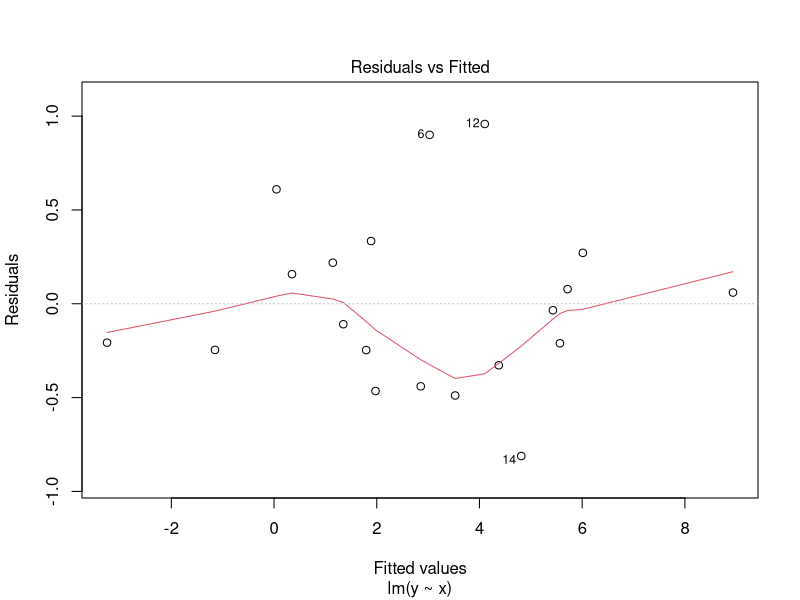
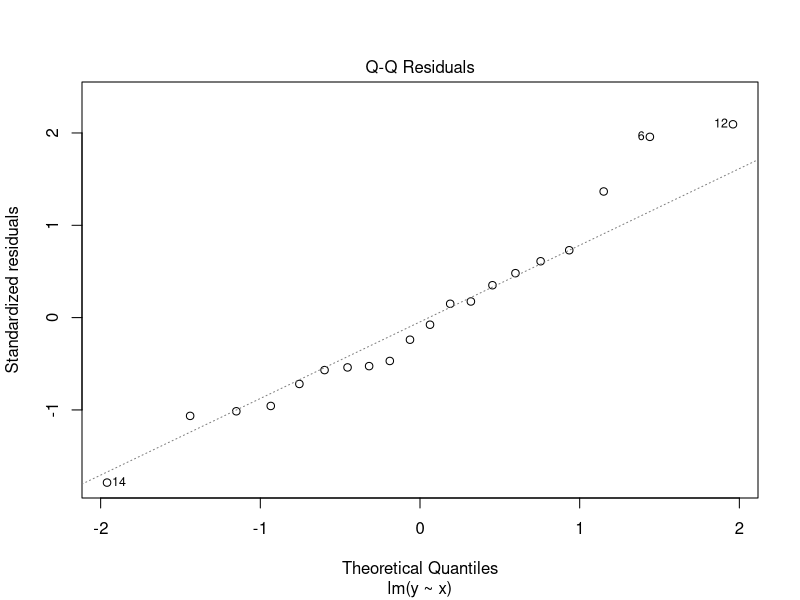
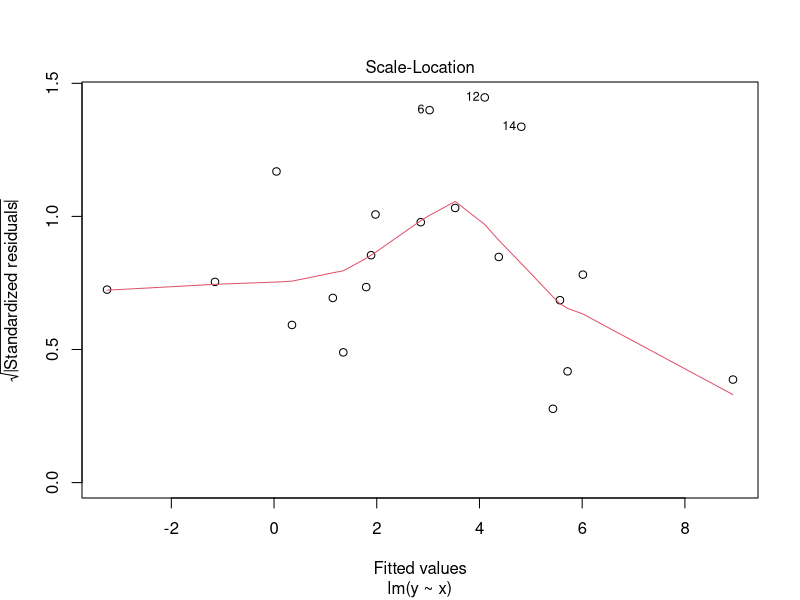
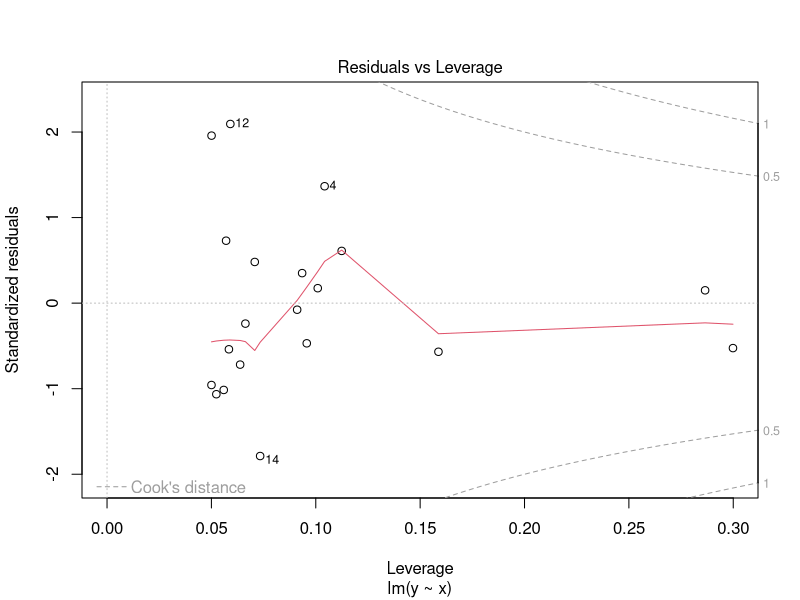

Write R code to recreate these figures, in order.
################################################################################ 
#################### Statistical Programming Languages #### ####################
####################           Solutions - Day 1            ####################
################################################################################

############## Introduction and Variables, Vectors, Matrices, etc. #############

######################################
### Exercise 1 (My first R script) ###
######################################

# What was your working directory? 
# 1 a)
getwd()

#Set your current working directory to “Statistical Programming”.
# 1 b)
setwd(".../Statistical Programming")  # ... depends on your folder structure

# 1 c)
str1 <- "slumdog"
str2 <- "millionaire"
# return the objects
str1
str2
# get class
class(str1)
class(str2)
# are they vectors?
is.vector(str1)
is.vector(str2)

# 1 d)
x <- 34.9
x <- as.character(x)
x

######################################
### Exercise 2 (R as a calculator) ###
######################################

# 2 a)
sin(3 * pi + 2)

# 2 b)
log(10, base = 5)

# 2 c)
sum(1:10)

# 2 d)
exp((2 + 3i) * (4 - 1i))
# Alternative:
exp(complex(real = 2, imaginary = 3) * complex(real = 4, imaginary = -1))

# 2 e)
(482)^(1/3)

############################
### Exercise 3 (Vectors) ###
############################

# 3 a)
# Create a vector a with the elements 1, 3, 5, 7, 11, 13, 17 and 19.
a <- c(1, 3, 5, 7, 11, 13, 17, 19)
a

# 3 b)
# Create a vector b with 2^1, 2^2, ..., 2^8
b <- 2^(1:8)
b

# 3 c)
# Create a vector c with 1^2, 2^2, ..., 2^8
c <- (1:8)^2
c

# 3 d)
# Find the positions where elements of b and c coincide. (Hint: ?which)
which(b == c)       # check with b[b == c]; c[b == c]

# 3 e)
# Create a vector d which contains the numbers from 1 to 100 and another vector e which contains
# 100 elements equal to 7.
d <- 1:100 	        # alternatively, seq(1, 100); check with head(d)
e <- rep(7, 100)    # check with head(e)

# 3 f)
# Create a vector f with the first 30 elements of the following 
# geometric progression: an = 10x(1.5)^(n−1). Compute the cumulative
# sum of the vector elements. Give the elements and positions
# of f whose cumulative sum is greater than 10^6.
n <- 1:30
f <- 10 * (1.5)^(n - 1) 
#f2 <- 10 * (1.5)^(1:30 - 1) 
# cumulative sum
cumsum(f)  
# position
which(cumsum(f) > 10^6)
# elements
cumsum(f)[cumsum(f) > 10^6]

# 3 g)
# Compute the values of the function y= e^(-x) for an equidistant grid 
# from -3 to 3 with an stepwidth
x <- seq(-3, 3, by = 0.5)
y = exp(-x)

###################################
### Exercise 4 (Random vectors) ###
###################################

# 4 a)
# Create a vector norm of size n = 100 from a normal distribution 
# with mean 2 and standard deviation 4.
n <- 100
set.seed(1034) # make results reproducible
norm <- rnorm(n, mean = 2, sd = 4)  # head(norm)

# Create two vectors called: norm.even and norm.odd with 
# the elements of norm in the even and odd positions, respectively. 
norm.even <- norm[(1:n %% 2) == 0]
norm.odd <- norm[(1:n %% 2) == 1]

# norm.even2 <- norm[seq(2, 100,2)]
# norm.odd2 <- norm[seq(1, 99, 2)]

# Compute the mean and standard deviation of norm.even and
# norm.odd. 
mean(norm.even)
sd(norm.even)
mean(norm.odd)
sd(norm.odd)

# Furthermore, compute the mean and standard deviation of norm.even 
# and norm.odd considering only the positive numbers.
mean(norm.even[norm.even > 0])
sd(norm.even[norm.even > 0])
mean(norm.odd[norm.odd > 0])
sd(norm.odd[norm.odd > 0])

# 4 b)
# Create a vector pois of size  n = 50 from a poisson distribution 
# with expectation 15. 
n <- 50
pois <- rpois(n, lambda = 15)  # head(pois)

# Create a new vector pois3 that contains the elements in pois that 
# are divisible by 3. 
pois3 <- pois[(pois %% 3) == 0]  # head(pois3)
n_pois3 <- length(pois3)

# Add random noise from a standard normal distribution to pois3 
# and store it in a variable pois3.noise.
pois3.noise <- pois3 + rnorm(length(pois3), mean = 0, sd = 1)  # head(pois3.noise)

#############################
### Exercise 5 (Matrices) ###
#############################

# 5 a)
# Create a matrix M.c with the first column vector b and
M.c <- cbind(b, c)
M.c
dim(M.c)
M.c[7, ]

# 5 b)
# Create a matrix M.r with the first row vector a
# and the second row vector b (from Exercise 3). 
# Rename the rows of M.r to a, and b, and the columns 
# to S, T, ..., Y, Z
# (Hint: These are the letters 19 to 26 of the alphabet. 
# The alphabet is provided by the constants letters and LETTERS.)
M.r <- rbind(a, b)  # alternatively, M.r <- rbind(a, t(b))
rownames(M.r) <- c("a", "b")  
colnames(M.r) <- LETTERS[19:26]
M.r

# 5 c)
# Print the matrix M.r without the column W.
M.r[, colnames(M.r) != "W"]  # alternatively, M.r[, -5]

# Print the elements of M.r larger than 12.
# 5 d)
M.r[M.r > 12]

# Create a 10x10 matrix D which contains the
# numbers 1 to 100 filled by columns and another $10x10$
# matrix E which contains the numbers $1, 1/2,
# 1/3, \dots, 1/100$ filled by rows.
# 5 e)
D <- matrix(1:100, nrow = 10, ncol = 10, byrow = FALSE)
D
E <- matrix(1 / (1:100), nrow = 10, ncol = 10, byrow = TRUE)
E
# E = t(1/D)

# Calculate the sum D + E, the difference D-E, the (matrix!)
# product P = DxE and the product of the elements d_{i,j}xe_{i,j})_{i,j=1...10}.
# Print the diagonal elements of the matrix P.
# 5 f)
D + E   # Sum
D - E   # Difference
P <- D %*% E # Matrix product
D * E   # Elementwise product
diag(P) # diagonal elements of P

###########################
### Exercise 6 (Arrays) ###
###########################
UCBAdmissions


# 6 a)
# the number of students admitted and rejected
# admitted/rejected corresponds to rows (1st dimension of the array)
# -> MARGIN = 1
apply(X = UCBAdmissions, MARGIN = 1, FUN = sum) 
# Alternative (without apply()):
c("Admitted" = sum(UCBAdmissions[1, , ]), "Rejected" = sum(UCBAdmissions[2, , ]))

# 6 b) 
# the number of males and females
# male/female corresponds to columns (2nd dimension of the array) 
# -> MARGIN = 2
apply(X = UCBAdmissions, MARGIN = 2, FUN = sum) 
# Alternative (without apply()):
c("Male" = sum(UCBAdmissions[, 1, ]), "Female" = sum(UCBAdmissions[, 2, ]))

# 6 c)
# the number of students by departments
# department corresponds to 3rd dimension of the array -> MARGIN = 3
apply(X = UCBAdmissions, MARGIN = 3, FUN = sum) 
# Alternative (without apply()):
c("A" = sum(UCBAdmissions[, , 1]), "B" = sum(UCBAdmissions[, , 2]), 
  "C" = sum(UCBAdmissions[, , 3]),
  "D" = sum(UCBAdmissions[, , 4]), "E" = sum(UCBAdmissions[, , 5]), 
  "F" = sum(UCBAdmissions[, , 6]))

# 6 d)
# the number of students admitted and rejected by gender
# admitted/rejected: MARGIN = 1, male/female: MARGIN = 2 
# -> combined: MARGIN = 1:2
apply(X = UCBAdmissions, MARGIN = 1:2, FUN = sum)
# Alternative (without apply()):
Admitted <- c("Male" = sum(UCBAdmissions[1, 1, ]), "Female" = sum(UCBAdmissions[1, 2, ]))
Rejected <- c("Male" = sum(UCBAdmissions[2, 1, ]), "Female" = sum(UCBAdmissions[2, 2, ]))
rbind(Admitted, Rejected)

# 6 e)
# the number of males and females by departments
# male/female: MARGIN = 2, department: MARGIN = 3 -> combined: MARGIN = 2:3
apply(X = UCBAdmissions, MARGIN = 2:3, FUN = sum)
# Alternative (without apply()):
Male <- c("A" = sum(UCBAdmissions[, 1, 1]), "B" = sum(UCBAdmissions[, 1, 2]), 
          "C" = sum(UCBAdmissions[, 1, 3]), "D" = sum(UCBAdmissions[, 1, 4]),
          "E" = sum(UCBAdmissions[, 1, 5]), "F" = sum(UCBAdmissions[, 1, 6]))
Female <- c("A" = sum(UCBAdmissions[, 2, 1]), "B" = sum(UCBAdmissions[, 2, 2]), 
            "C" = sum(UCBAdmissions[, 2, 3]), "D" = sum(UCBAdmissions[, 2, 4]),
            "E" = sum(UCBAdmissions[, 2, 5]), "F" = sum(UCBAdmissions[, 2, 6]))
rbind(Male, Female)

##########################
### Exercise 7 (Lists) ###
##########################

# 7 a)
# Create a named list List with three components:
# 1. a vector x with 20 random numbers from a standard Normal distribution,
# 2. a 10 ×10 matrix y with 100 values from a standard Normal distribution,
# 3. a binary vector z with 10 zeros and 20 ones.
set.seed(1242) # make results reproducible
List <- list(x = rnorm(20, mean = 0, sd = 1),
             y = matrix(rnorm(100, mean = 0, sd = 1), nrow = 10, ncol = 10), 
             z = rep(c(0, 1), c(10, 20)))
lapply(X = List, FUN = sum)  
# Alternative (without lapply()):
sum(List$x); sum(List$y); sum(List$z)

# Create a vector x with 20 random values from a standard Normal distribution. 
# Create a vector y applying the following linear function on x: y= 3 + 2.5x. 
# Add to y a random noise through a centered Normal distribution with a standard 
# deviation of 0.5. Fit a simple linear model using:
# model <- lm(y~x). Verify that model is a list. 
# 7 b)
x <- rnorm(20, mean = 0, sd = 1)
x
y <- 3 + 2.5 * x
y
y <- y + rnorm(20, mean = 0, sd = 0.5)
y
model <- lm(y ~ x)
is.list(model)

# Apply the summary function and access the list elements. 
# Execute the following command methods(class=’lm’) to see all 
# methods available for the class lm.
summary(model)
  names(summary(model))
  summary(model)[[1]]   # summary(model)$call
  summary(model)[[2]]   # summary(model)$terms
  summary(model)[[3]]   # summary(model)$residuals
  summary(model)[[4]]   # summary(model)$coefficients
  summary(model)[[5]]   # summary(model)$aliased
  summary(model)[[6]]   # summary(model)$sigma
  summary(model)[[7]]   # summary(model)$df
  summary(model)[[8]]   # summary(model)$r.squared
  summary(model)[[9]]   # summary(model)$adj.r.squared
  summary(model)[[10]]  # summary(model)$fstatistic
  summary(model)[[11]]  # summary(model)$cov.unscaled
methods(class = 'lm')   # R functions which can be applied to objects of class lm
# example
confint(model)
plot(model)
